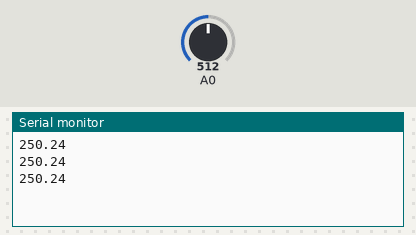
Bench run of a sketch on a simulated Arduino Uno, built with avr-gcc and run on an emulated ATmega328P. On the bench: the last lines printed to the serial monitor. The test bench sets the inputs (shaded band); at power-on: A0 = 512.

Above: at 1.8 s.
1.9 s: A0 set to 716
At 2.4 s:
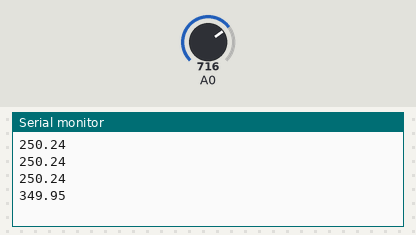
3.4 s: A0 set to 900
At 3.9 s:
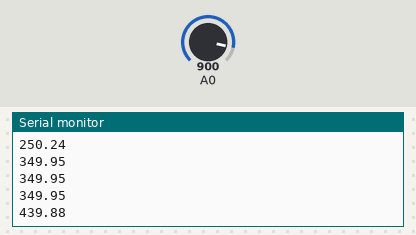
Timing chart, 0 to 6.4 s (numbered marks = the images above; inputs shaded):
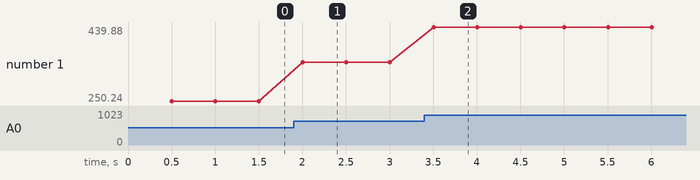

The sketch:

Temperaura.ino
```cpp
void setup() {
  Serial.begin(9600);
}

void loop() {
  delay(500);
  float aR=analogRead(A0);
  float mV=(5000*aR)/1023;
  float C=mV/10;
  Serial.println(C);
}
```

Measured:
- after the input at 1.9 s, the serial monitor: prints a new line after 0.10 s (image 1)
- after the input at 3.4 s, the serial monitor: prints a new line after 0.10 s (image 2)
- plotted number 1: 250.24 → 349.95 after the input at 1.9 s, 349.95 → 439.88 after the input at 3.4 s
